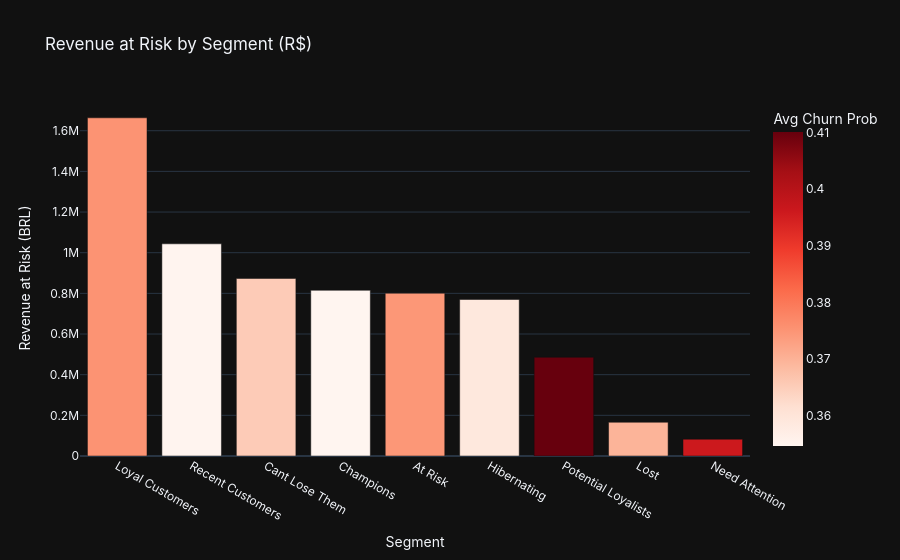

Notebook cell for this chart:
### Markdown cell above
## 4. Revenue at Risk by Segment

### Code cell
seg_risk = df.groupby('Segment').agg(
    orders =('order_id','count'),
    total_clv      =('CLV','sum'),
    revenue_at_risk=('revenue_at_risk','sum'),
    avg_churn_prob =('churn_prob','mean')
).sort_values('revenue_at_risk', ascending=False).reset_index()

print(seg_risk.to_string(index=False))

fig_risk = px.bar(seg_risk, x='Segment', y='revenue_at_risk',
    color='avg_churn_prob', color_continuous_scale='Reds',
    title=' Revenue at Risk by Segment (R$)',
    labels={'revenue_at_risk':'Revenue at Risk (BRL)','avg_churn_prob':'Avg Churn Prob'})
fig_risk.update_layout(template='plotly_dark', font_family='Inter')
fig_risk.show()

### Figure 1 — Plotly figure (JSON) as saved in the notebook; plotly's stock layout.template omitted (floating-point values rounded to 4 significant figures)
{"data": [{"hovertemplate": "Segment=%{x}<br>Revenue at Risk (BRL)=%{y}<br>Avg Churn Prob=%{marker.color}<extra></extra>", "legendgroup": "", "marker": {"color": [0.3753, 0.3549, 0.3654, 0.3546, 0.3747, 0.3589, 0.4101, 0.3697, 0.3961], "coloraxis": "coloraxis", "pattern": {"shape": ""}}, "name": "", "orientation": "v", "showlegend": false, "textposition": "auto", "type": "bar", "x": ["Loyal Customers", "Recent Customers", "Cant Lose Them", "Champions", "At Risk", "Hibernating", "Potential Loyalists", "Lost", "Need Attention"], "xaxis": "x", "y": [1664000.0, 1044000.0, 873400.0, 815000.0, 800500.0, 769800.0, 485600.0, 165900.0, 82700.0], "yaxis": "y"}], "layout": {"barmode": "relative", "coloraxis": {"autocolorscale": false, "colorbar": {"title": {"text": "Avg Churn Prob"}}, "colorscale": [[0, "rgb(255,245,240)"], [0.125, "rgb(254,224,210)"], [0.25, "rgb(252,187,161)"], [0.375, "rgb(252,146,114)"], [0.5, "rgb(251,106,74)"], [0.625, "rgb(239,59,44)"], [0.75, "rgb(203,24,29)"], [0.875, "rgb(165,15,21)"], [1, "rgb(103,0,13)"]]}, "font": {"family": "Inter"}, "legend": {"tracegroupgap": 0}, "title": {"text": " Revenue at Risk by Segment (R$)"}, "xaxis": {"anchor": "y", "domain": [0, 1], "title": {"text": "Segment"}}, "yaxis": {"anchor": "x", "domain": [0, 1], "title": {"text": "Revenue at Risk (BRL)"}}}}
